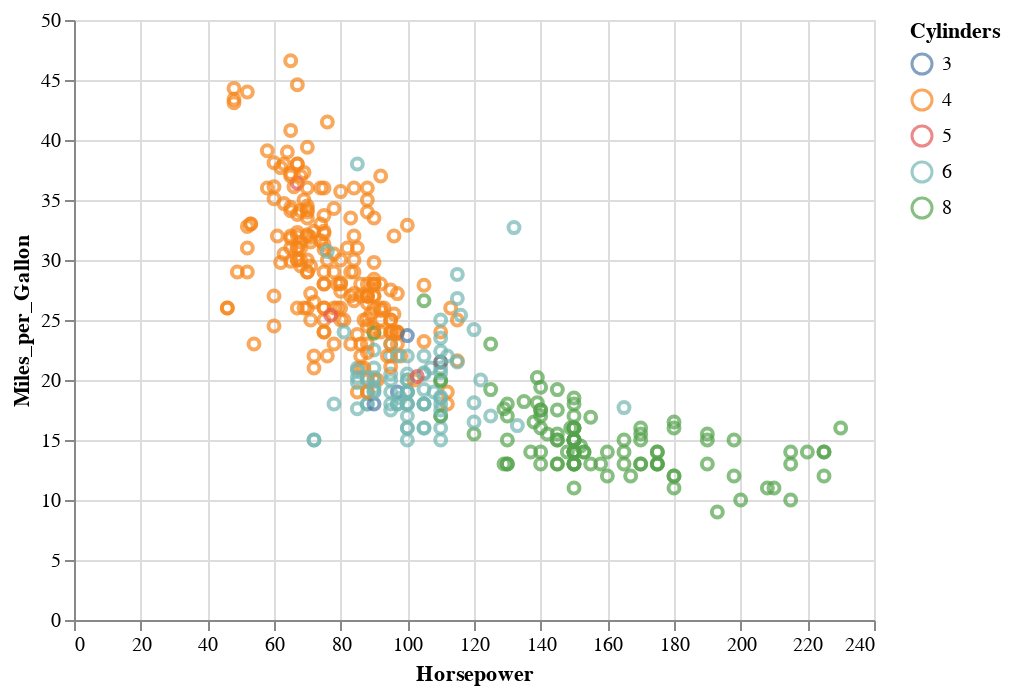

The notebook cell saved with this chart:
### Markdown cell above
Another neat addition based on the data is the **tooltip**, which shows you information from the dataframe upon hovering over the data point.

### Code cell
alt.Chart(cars).mark_point().encode(
    x='Horsepower',
    y='Miles_per_Gallon',
    color='Cylinders:N',
    tooltip=['Origin', 'Year', 'Name']
)

### Figure 1 — Vega-Lite specification as saved in the notebook (floating-point values rounded to 4 significant figures; data arrays with more than 128 entries replaced by an {"elided": "..."} marker saying what was removed)
{"config": {"view": {"continuousWidth": 400, "continuousHeight": 300}}, "data": {"name": "data-8e25068d8b9a578f41a59c91e539d690"}, "mark": "point", "encoding": {"color": {"type": "nominal", "field": "Cylinders"}, "tooltip": [{"type": "nominal", "field": "Origin"}, {"type": "nominal", "field": "Year"}, {"type": "nominal", "field": "Name"}], "x": {"type": "quantitative", "field": "Horsepower"}, "y": {"type": "quantitative", "field": "Miles_per_Gallon"}}, "$schema": "https://vega.github.io/schema/vega-lite/v4.8.1.json", "datasets": {"data-8e25068d8b9a578f41a59c91e539d690": {"elided": "406 records"}}}
